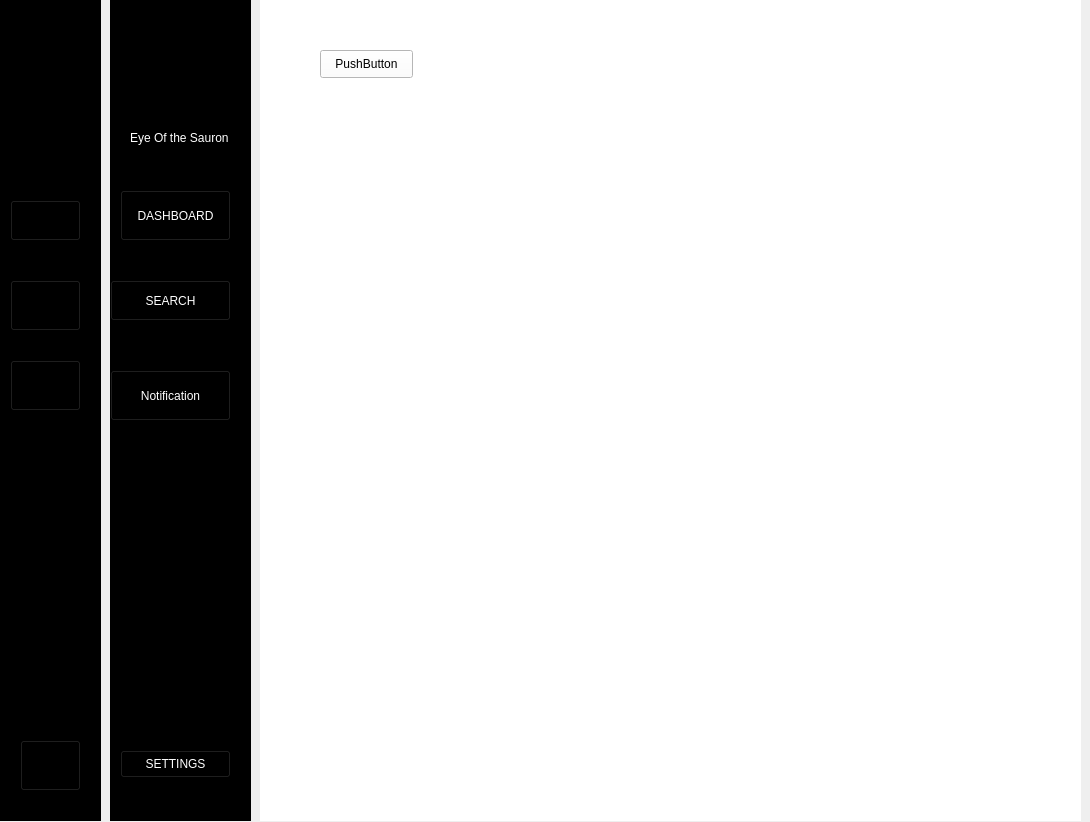
<?xml version="1.0" encoding="UTF-8"?>
<ui version="4.0">
 <class>Form</class>
 <widget class="QWidget" name="Form">
  <property name="geometry">
   <rect>
    <x>0</x>
    <y>0</y>
    <width>1090</width>
    <height>822</height>
   </rect>
  </property>
  <property name="windowTitle">
   <string>Form</string>
  </property>
  <widget class="QWidget" name="icons_only" native="true">
   <property name="geometry">
    <rect>
     <x>0</x>
     <y>0</y>
     <width>101</width>
     <height>821</height>
    </rect>
   </property>
   <property name="styleSheet">
    <string notr="true">QWidget{
background-color:rgb(0, 0, 0)
}</string>
   </property>
   <widget class="QLabel" name="label">
    <property name="geometry">
     <rect>
      <x>10</x>
      <y>20</y>
      <width>80</width>
      <height>80</height>
     </rect>
    </property>
    <property name="minimumSize">
     <size>
      <width>80</width>
      <height>80</height>
     </size>
    </property>
    <property name="maximumSize">
     <size>
      <width>80</width>
      <height>80</height>
     </size>
    </property>
    <property name="text">
     <string/>
    </property>
    <property name="pixmap">
     <pixmap resource="resource.qrc">:/eye-removebg-preview.png</pixmap>
    </property>
    <property name="scaledContents">
     <bool>true</bool>
    </property>
   </widget>
   <widget class="QPushButton" name="pushButton">
    <property name="geometry">
     <rect>
      <x>10</x>
      <y>200</y>
      <width>71</width>
      <height>41</height>
     </rect>
    </property>
    <property name="minimumSize">
     <size>
      <width>40</width>
      <height>40</height>
     </size>
    </property>
    <property name="text">
     <string/>
    </property>
    <property name="icon">
     <iconset resource="resource.qrc">
      <normaloff>:/dashboard.png</normaloff>:/dashboard.png</iconset>
    </property>
    <property name="iconSize">
     <size>
      <width>30</width>
      <height>30</height>
     </size>
    </property>
    <property name="checkable">
     <bool>true</bool>
    </property>
    <property name="autoExclusive">
     <bool>true</bool>
    </property>
   </widget>
   <widget class="QPushButton" name="pushButton_2">
    <property name="geometry">
     <rect>
      <x>10</x>
      <y>280</y>
      <width>71</width>
      <height>51</height>
     </rect>
    </property>
    <property name="text">
     <string/>
    </property>
    <property name="icon">
     <iconset resource="resource.qrc">
      <normaloff>:/search.png</normaloff>:/search.png</iconset>
    </property>
    <property name="iconSize">
     <size>
      <width>30</width>
      <height>30</height>
     </size>
    </property>
    <property name="checkable">
     <bool>true</bool>
    </property>
    <property name="autoExclusive">
     <bool>true</bool>
    </property>
   </widget>
   <widget class="QPushButton" name="pushButton_3">
    <property name="geometry">
     <rect>
      <x>20</x>
      <y>740</y>
      <width>61</width>
      <height>51</height>
     </rect>
    </property>
    <property name="text">
     <string/>
    </property>
    <property name="icon">
     <iconset resource="resource.qrc">
      <normaloff>:/settings.png</normaloff>:/settings.png</iconset>
    </property>
    <property name="iconSize">
     <size>
      <width>30</width>
      <height>30</height>
     </size>
    </property>
    <property name="checkable">
     <bool>true</bool>
    </property>
    <property name="autoExclusive">
     <bool>true</bool>
    </property>
   </widget>
   <widget class="QPushButton" name="pushButton_8">
    <property name="geometry">
     <rect>
      <x>10</x>
      <y>360</y>
      <width>71</width>
      <height>51</height>
     </rect>
    </property>
    <property name="text">
     <string/>
    </property>
    <property name="icon">
     <iconset resource="resource.qrc">
      <normaloff>:/notifications.png</normaloff>:/notifications.png</iconset>
    </property>
    <property name="iconSize">
     <size>
      <width>30</width>
      <height>30</height>
     </size>
    </property>
    <property name="checkable">
     <bool>true</bool>
    </property>
    <property name="autoExclusive">
     <bool>true</bool>
    </property>
   </widget>
  </widget>
  <widget class="QWidget" name="icons_names" native="true">
   <property name="geometry">
    <rect>
     <x>110</x>
     <y>0</y>
     <width>141</width>
     <height>821</height>
    </rect>
   </property>
   <property name="styleSheet">
    <string notr="true">QWidget{
background-color:rgb(0, 0, 0)
}

QPushButton{
	color:white
}

QLabel{
	color:white

}</string>
   </property>
   <widget class="QLabel" name="label_2">
    <property name="geometry">
     <rect>
      <x>30</x>
      <y>20</y>
      <width>80</width>
      <height>80</height>
     </rect>
    </property>
    <property name="minimumSize">
     <size>
      <width>80</width>
      <height>80</height>
     </size>
    </property>
    <property name="maximumSize">
     <size>
      <width>80</width>
      <height>80</height>
     </size>
    </property>
    <property name="text">
     <string/>
    </property>
    <property name="pixmap">
     <pixmap resource="resource.qrc">:/eye-removebg-preview.png</pixmap>
    </property>
    <property name="scaledContents">
     <bool>true</bool>
    </property>
   </widget>
   <widget class="QLabel" name="label_4">
    <property name="geometry">
     <rect>
      <x>20</x>
      <y>130</y>
      <width>111</width>
      <height>16</height>
     </rect>
    </property>
    <property name="text">
     <string>Eye Of the Sauron</string>
    </property>
   </widget>
   <widget class="QPushButton" name="pushButton_4">
    <property name="geometry">
     <rect>
      <x>10</x>
      <y>190</y>
      <width>111</width>
      <height>51</height>
     </rect>
    </property>
    <property name="text">
     <string>DASHBOARD</string>
    </property>
    <property name="icon">
     <iconset resource="resource.qrc">
      <normaloff>:/dashboard.png</normaloff>:/dashboard.png</iconset>
    </property>
    <property name="checkable">
     <bool>true</bool>
    </property>
    <property name="autoExclusive">
     <bool>true</bool>
    </property>
   </widget>
   <widget class="QPushButton" name="pushButton_5">
    <property name="geometry">
     <rect>
      <x>10</x>
      <y>750</y>
      <width>111</width>
      <height>28</height>
     </rect>
    </property>
    <property name="text">
     <string>SETTINGS</string>
    </property>
    <property name="icon">
     <iconset resource="resource.qrc">
      <normaloff>:/settings.png</normaloff>:/settings.png</iconset>
    </property>
    <property name="checkable">
     <bool>true</bool>
    </property>
    <property name="autoExclusive">
     <bool>true</bool>
    </property>
   </widget>
   <widget class="QPushButton" name="pushButton_6">
    <property name="geometry">
     <rect>
      <x>0</x>
      <y>280</y>
      <width>121</width>
      <height>41</height>
     </rect>
    </property>
    <property name="text">
     <string>SEARCH</string>
    </property>
    <property name="icon">
     <iconset resource="resource.qrc">
      <normaloff>:/search.png</normaloff>:/search.png</iconset>
    </property>
    <property name="checkable">
     <bool>true</bool>
    </property>
    <property name="autoExclusive">
     <bool>true</bool>
    </property>
   </widget>
   <widget class="QPushButton" name="pushButton_9">
    <property name="geometry">
     <rect>
      <x>0</x>
      <y>370</y>
      <width>121</width>
      <height>51</height>
     </rect>
    </property>
    <property name="text">
     <string>Notification</string>
    </property>
    <property name="icon">
     <iconset resource="resource.qrc">
      <normaloff>:/notifications.png</normaloff>:/notifications.png</iconset>
    </property>
    <property name="checkable">
     <bool>true</bool>
    </property>
    <property name="autoExclusive">
     <bool>true</bool>
    </property>
   </widget>
  </widget>
  <widget class="QWidget" name="widget" native="true">
   <property name="geometry">
    <rect>
     <x>260</x>
     <y>0</y>
     <width>821</width>
     <height>821</height>
    </rect>
   </property>
   <property name="styleSheet">
    <string notr="true">background-color: rgb(255, 255, 255);</string>
   </property>
   <widget class="QStackedWidget" name="stackedWidget">
    <property name="geometry">
     <rect>
      <x>100</x>
      <y>270</y>
      <width>521</width>
      <height>401</height>
     </rect>
    </property>
    <widget class="QWidget" name="page"/>
    <widget class="QWidget" name="page_2"/>
   </widget>
   <widget class="QWidget" name="widget_2" native="true">
    <property name="geometry">
     <rect>
      <x>20</x>
      <y>30</y>
      <width>771</width>
      <height>80</height>
     </rect>
    </property>
    <widget class="QPushButton" name="pushButton_7">
     <property name="geometry">
      <rect>
       <x>40</x>
       <y>20</y>
       <width>93</width>
       <height>28</height>
      </rect>
     </property>
     <property name="text">
      <string>PushButton</string>
     </property>
    </widget>
   </widget>
  </widget>
 </widget>
 <resources>
  <include location="resource.qrc"/>
  <include location="C:/Program Files (x86)/Qt Designer/resource.qrc"/>
 </resources>
 <connections>
  <connection>
   <sender>pushButton_7</sender>
   <signal>toggled(bool)</signal>
   <receiver>icons_only</receiver>
   <slot>setHidden(bool)</slot>
   <hints>
    <hint type="sourcelabel">
     <x>363</x>
     <y>76</y>
    </hint>
    <hint type="destinationlabel">
     <x>99</x>
     <y>170</y>
    </hint>
   </hints>
  </connection>
  <connection>
   <sender>pushButton_7</sender>
   <signal>toggled(bool)</signal>
   <receiver>icons_names</receiver>
   <slot>setVisible(bool)</slot>
   <hints>
    <hint type="sourcelabel">
     <x>387</x>
     <y>77</y>
    </hint>
    <hint type="destinationlabel">
     <x>244</x>
     <y>220</y>
    </hint>
   </hints>
  </connection>
 </connections>
</ui>
